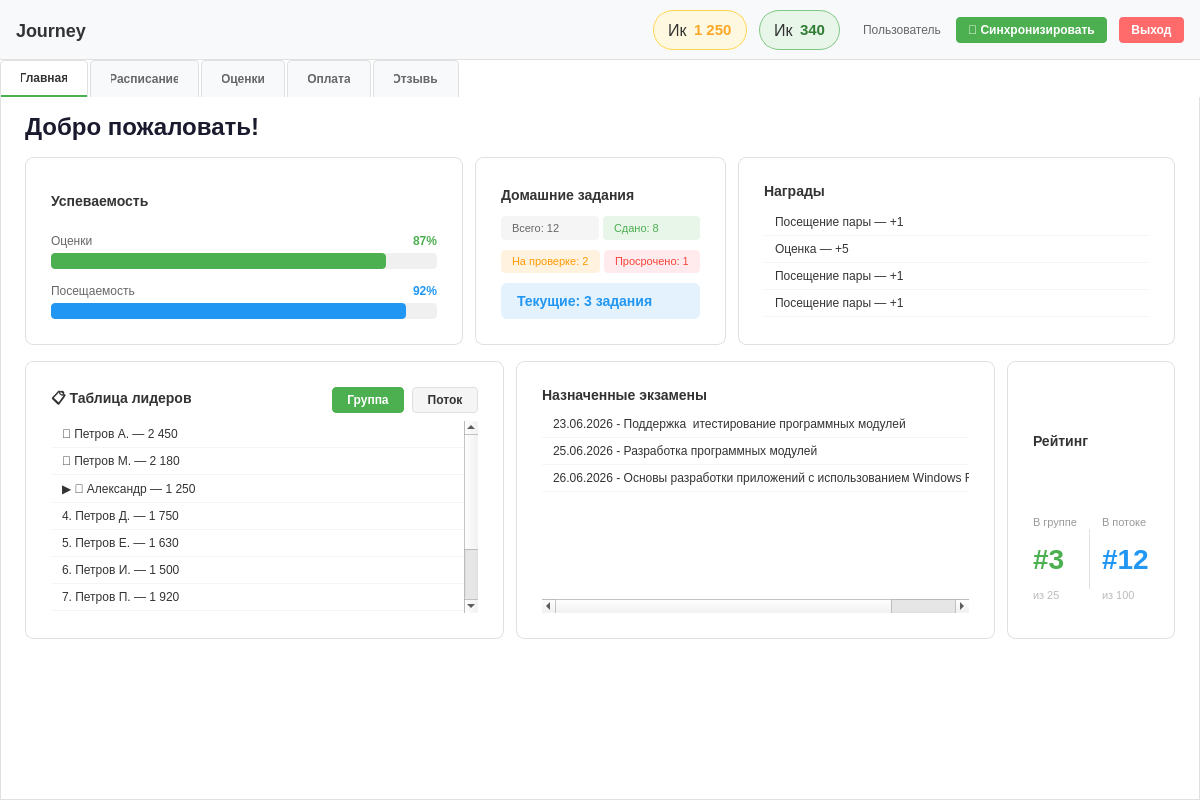
<?xml version="1.0" encoding="UTF-8"?>
<ui version="4.0">
 <class>MainWindow</class>
 <widget class="QMainWindow" name="MainWindow">
  <property name="geometry">
   <rect>
    <x>0</x>
    <y>0</y>
    <width>1200</width>
    <height>800</height>
   </rect>
  </property>
  <property name="minimumSize">
   <size>
    <width>900</width>
    <height>600</height>
   </size>
  </property>
  <property name="windowTitle">
   <string>Journey</string>
  </property>
  <property name="styleSheet">
   <string notr="true">
QMainWindow {
    background-color: #ffffff;
}
QLabel {
    color: #333;
}
QPushButton {
    background-color: #f5f5f5;
    border: 1px solid #e0e0e0;
    border-radius: 4px;
    padding: 6px 12px;
    color: #333;
    font-weight: 500;
}
QPushButton:hover {
    background-color: #eeeeee;
}
QPushButton:pressed {
    background-color: #e0e0e0;
}
QComboBox {
    background-color: #f5f5f5;
    border: 1px solid #e0e0e0;
    border-radius: 4px;
    padding: 4px 8px;
}
QListWidget {
    border: 1px solid #e0e0e0;
    border-radius: 4px;
}
QListWidget::item {
    padding: 8px;
    border-bottom: 1px solid #f0f0f0;
}
QListWidget::item:selected {
    background-color: #f5f5f5;
}
QTabWidget::pane {
    border: 1px solid #e0e0e0;
    border-top: none;
    background-color: #ffffff;
}
QTabBar::tab {
    background-color: #f8f9fa;
    border: 1px solid #e0e0e0;
    border-bottom: none;
    padding: 10px 20px;
    margin-right: 2px;
    border-top-left-radius: 4px;
    border-top-right-radius: 4px;
    color: #666;
    font-weight: 500;
}
QTabBar::tab:selected {
    background-color: #ffffff;
    color: #333;
    border-bottom: 2px solid #4CAF50;
}
QTabBar::tab:hover {
    background-color: #f0f0f0;
}
   </string>
  </property>
  <widget class="QWidget" name="centralwidget">
   <layout class="QVBoxLayout" name="verticalLayout" stretch="0,1">
    <property name="spacing">
     <number>0</number>
    </property>
    <property name="leftMargin">
     <number>0</number>
    </property>
    <property name="topMargin">
     <number>0</number>
    </property>
    <property name="rightMargin">
     <number>0</number>
    </property>
    <property name="bottomMargin">
     <number>0</number>
    </property>
    <item>
     <widget class="QWidget" name="topBar" native="true">
      <property name="minimumSize">
       <size>
        <width>0</width>
        <height>60</height>
       </size>
      </property>
      <property name="maximumSize">
       <size>
        <width>16777215</width>
        <height>60</height>
       </size>
      </property>
      <property name="styleSheet">
       <string notr="true">
QWidget#topBar {
    background-color: #f8f9fa;
    border-bottom: 1px solid #e0e0e0;
}
   </string>
      </property>
      <layout class="QHBoxLayout" name="horizontalLayout">
       <property name="spacing">
        <number>12</number>
       </property>
       <property name="leftMargin">
        <number>16</number>
       </property>
       <property name="topMargin">
        <number>10</number>
       </property>
       <property name="rightMargin">
        <number>16</number>
       </property>
       <property name="bottomMargin">
        <number>10</number>
       </property>
       <item>
        <widget class="QLabel" name="appTitle">
         <property name="styleSheet">
          <string notr="true">font-size: 18px; font-weight: bold; color: #333;</string>
         </property>
         <property name="text">
          <string>Journey</string>
         </property>
        </widget>
       </item>
       <item>
        <spacer name="horizontalSpacer">
         <property name="orientation">
          <enum>Qt::Orientation::Horizontal</enum>
         </property>
         <property name="sizeHint" stdset="0">
          <size>
           <width>40</width>
           <height>20</height>
          </size>
         </property>
        </spacer>
       </item>
       <item>
        <widget class="QFrame" name="coinsBadge">
         <property name="styleSheet">
          <string notr="true">
QFrame#coinsBadge {
    background-color: #FFF8E1;
    border: 1px solid #FFD54F;
    border-radius: 20px;
    padding: 6px 14px;
}
      </string>
         </property>
         <layout class="QHBoxLayout" name="coinsBadgeLayout">
          <property name="spacing">
           <number>6</number>
          </property>
          <property name="leftMargin">
           <number>0</number>
          </property>
          <property name="topMargin">
           <number>0</number>
          </property>
          <property name="rightMargin">
           <number>0</number>
          </property>
          <property name="bottomMargin">
           <number>0</number>
          </property>
          <item>
           <widget class="QLabel" name="coinsIcon">
            <property name="styleSheet">
             <string notr="true">font-size: 16px; background: transparent;</string>
            </property>
            <property name="text">
             <string>Ик</string>
            </property>
           </widget>
          </item>
          <item>
           <widget class="QLabel" name="coinsValue">
            <property name="styleSheet">
             <string notr="true">font-size: 15px; font-weight: bold; color: #F9A825; background: transparent;</string>
            </property>
            <property name="text">
             <string>1 250</string>
            </property>
           </widget>
          </item>
         </layout>
        </widget>
       </item>
       <item>
        <widget class="QFrame" name="gemsBadge">
         <property name="styleSheet">
          <string notr="true">
QFrame#gemsBadge {
    background-color: #E8F5E9;
    border: 1px solid #81C784;
    border-radius: 20px;
    padding: 6px 14px;
}
      </string>
         </property>
         <layout class="QHBoxLayout" name="gemsBadgeLayout">
          <property name="spacing">
           <number>6</number>
          </property>
          <property name="leftMargin">
           <number>0</number>
          </property>
          <property name="topMargin">
           <number>0</number>
          </property>
          <property name="rightMargin">
           <number>0</number>
          </property>
          <property name="bottomMargin">
           <number>0</number>
          </property>
          <item>
           <widget class="QLabel" name="gemsIcon">
            <property name="styleSheet">
             <string notr="true">font-size: 16px; background: transparent;</string>
            </property>
            <property name="text">
             <string>Ик</string>
            </property>
           </widget>
          </item>
          <item>
           <widget class="QLabel" name="gemsValue">
            <property name="styleSheet">
             <string notr="true">font-size: 15px; font-weight: bold; color: #2E7D32; background: transparent;</string>
            </property>
            <property name="text">
             <string>340</string>
            </property>
           </widget>
          </item>
         </layout>
        </widget>
       </item>
       <item>
        <widget class="QLabel" name="userLabel">
         <property name="styleSheet">
          <string notr="true">color: #666; font-size: 12px; margin-left: 8px;</string>
         </property>
         <property name="text">
          <string>Пользователь</string>
         </property>
        </widget>
       </item>
       <item>
        <widget class="QPushButton" name="syncButton">
         <property name="styleSheet">
          <string notr="true">
                        QPushButton {
                            background-color: #4CAF50;
                            color: white;
                            border: none;
                            border-radius: 4px;
                            padding: 6px 12px;
                            font-weight: 500;
                        }
                        QPushButton:hover {
                            background-color: #45a049;
                        }
                        QPushButton:pressed {
                            background-color: #3d8b40;
                        }
                    </string>
         </property>
         <property name="text">
          <string>🔄 Синхронизировать</string>
         </property>
        </widget>
       </item>
       <item>
        <widget class="QPushButton" name="logoutButton">
         <property name="maximumSize">
          <size>
           <width>80</width>
           <height>16777215</height>
          </size>
         </property>
         <property name="styleSheet">
          <string notr="true">
QPushButton {
    background-color: #ff6b6b;
    color: white;
    border: none;
    border-radius: 4px;
    padding: 6px 12px;
    font-weight: 500;
}
QPushButton:hover {
    background-color: #ff5252;
}
      </string>
         </property>
         <property name="text">
          <string>Выход</string>
         </property>
        </widget>
       </item>
      </layout>
     </widget>
    </item>
    <item>
     <widget class="QTabWidget" name="mainTabWidget">
      <property name="currentIndex">
       <number>0</number>
      </property>
      <widget class="QWidget" name="homeTab">
       <attribute name="title">
        <string>Главная</string>
       </attribute>
       <layout class="QVBoxLayout" name="homeLayout">
        <property name="spacing">
         <number>16</number>
        </property>
        <property name="leftMargin">
         <number>24</number>
        </property>
        <property name="topMargin">
         <number>16</number>
        </property>
        <property name="rightMargin">
         <number>24</number>
        </property>
        <property name="bottomMargin">
         <number>16</number>
        </property>
        <item>
         <widget class="QLabel" name="welcomeLabel">
          <property name="styleSheet">
           <string notr="true">font-size: 24px; font-weight: bold; color: #1a1a2e;</string>
          </property>
          <property name="text">
           <string>Добро пожаловать!</string>
          </property>
         </widget>
        </item>
        <item>
         <layout class="QHBoxLayout" name="row1Layout">
          <property name="spacing">
           <number>12</number>
          </property>
          <item>
           <widget class="QFrame" name="gradesAttendanceBlock">
            <property name="styleSheet">
             <string notr="true">
QFrame#gradesAttendanceBlock {
    background-color: #ffffff;
    border: 1px solid #e0e0e0;
    border-radius: 8px;
    padding: 16px;
}
              </string>
            </property>
            <layout class="QVBoxLayout" name="gradesAttendanceLayout">
             <property name="spacing">
              <number>14</number>
             </property>
             <item>
              <widget class="QLabel" name="gradesAttendanceTitle">
               <property name="styleSheet">
                <string notr="true">font-size: 14px; font-weight: 600; color: #333;</string>
               </property>
               <property name="text">
                <string>Успеваемость</string>
               </property>
              </widget>
             </item>
             <item>
              <layout class="QVBoxLayout" name="gradesInnerLayout">
               <property name="spacing">
                <number>4</number>
               </property>
               <item>
                <layout class="QHBoxLayout" name="gradesHeaderLayout">
                 <item>
                  <widget class="QLabel" name="gradesLabel">
                   <property name="styleSheet">
                    <string notr="true">font-size: 12px; color: #666;</string>
                   </property>
                   <property name="text">
                    <string>Оценки</string>
                   </property>
                  </widget>
                 </item>
                 <item>
                  <spacer name="gradesHeaderSpacer">
                   <property name="orientation">
                    <enum>Qt::Orientation::Horizontal</enum>
                   </property>
                   <property name="sizeHint" stdset="0">
                    <size>
                     <width>0</width>
                     <height>0</height>
                    </size>
                   </property>
                  </spacer>
                 </item>
                 <item>
                  <widget class="QLabel" name="gradesPercentLabel">
                   <property name="styleSheet">
                    <string notr="true">font-size: 12px; font-weight: bold; color: #4CAF50;</string>
                   </property>
                   <property name="text">
                    <string>87%</string>
                   </property>
                  </widget>
                 </item>
                </layout>
               </item>
               <item>
                <widget class="QProgressBar" name="gradesProgressBar">
                 <property name="styleSheet">
                  <string notr="true">
QProgressBar {
    background-color: #f0f0f0;
    border: none;
    border-radius: 4px;
    height: 8px;
}
QProgressBar::chunk {
    background-color: #4CAF50;
    border-radius: 4px;
}
                        </string>
                 </property>
                 <property name="value">
                  <number>87</number>
                 </property>
                 <property name="textVisible">
                  <bool>false</bool>
                 </property>
                </widget>
               </item>
              </layout>
             </item>
             <item>
              <layout class="QVBoxLayout" name="attendanceInnerLayout">
               <property name="spacing">
                <number>4</number>
               </property>
               <item>
                <layout class="QHBoxLayout" name="attendanceHeaderLayout">
                 <item>
                  <widget class="QLabel" name="attendanceLabel">
                   <property name="styleSheet">
                    <string notr="true">font-size: 12px; color: #666;</string>
                   </property>
                   <property name="text">
                    <string>Посещаемость</string>
                   </property>
                  </widget>
                 </item>
                 <item>
                  <spacer name="attendanceHeaderSpacer">
                   <property name="orientation">
                    <enum>Qt::Orientation::Horizontal</enum>
                   </property>
                   <property name="sizeHint" stdset="0">
                    <size>
                     <width>0</width>
                     <height>0</height>
                    </size>
                   </property>
                  </spacer>
                 </item>
                 <item>
                  <widget class="QLabel" name="attendancePercentLabel">
                   <property name="styleSheet">
                    <string notr="true">font-size: 12px; font-weight: bold; color: #2196F3;</string>
                   </property>
                   <property name="text">
                    <string>92%</string>
                   </property>
                  </widget>
                 </item>
                </layout>
               </item>
               <item>
                <widget class="QProgressBar" name="attendanceProgressBar">
                 <property name="styleSheet">
                  <string notr="true">
QProgressBar {
    background-color: #f0f0f0;
    border: none;
    border-radius: 4px;
    height: 8px;
}
QProgressBar::chunk {
    background-color: #2196F3;
    border-radius: 4px;
}
                        </string>
                 </property>
                 <property name="value">
                  <number>92</number>
                 </property>
                 <property name="textVisible">
                  <bool>false</bool>
                 </property>
                </widget>
               </item>
              </layout>
             </item>
            </layout>
           </widget>
          </item>
          <item>
           <widget class="QFrame" name="homeworkBlock">
            <property name="styleSheet">
             <string notr="true">
QFrame#homeworkBlock {
    background-color: #ffffff;
    border: 1px solid #e0e0e0;
    border-radius: 8px;
    padding: 16px;
}
              </string>
            </property>
            <layout class="QVBoxLayout" name="homeworkBlockLayout">
             <property name="spacing">
              <number>10</number>
             </property>
             <item>
              <widget class="QLabel" name="homeworkBlockTitle">
               <property name="styleSheet">
                <string notr="true">font-size: 14px; font-weight: 600; color: #333;</string>
               </property>
               <property name="text">
                <string>Домашние задания</string>
               </property>
              </widget>
             </item>
             <item>
              <layout class="QHBoxLayout" name="homeworkStatsLayout">
               <property name="spacing">
                <number>4</number>
               </property>
               <item>
                <widget class="QLabel" name="homeworkTotalLabel">
                 <property name="styleSheet">
                  <string notr="true">font-size: 11px; color: #666; background-color: #f5f5f5; border-radius: 4px; padding: 4px 8px;</string>
                 </property>
                 <property name="text">
                  <string>Всего: 12</string>
                 </property>
                </widget>
               </item>
               <item>
                <widget class="QLabel" name="homeworkDoneLabel">
                 <property name="styleSheet">
                  <string notr="true">font-size: 11px; color: #4CAF50; background-color: #E8F5E9; border-radius: 4px; padding: 4px 8px;</string>
                 </property>
                 <property name="text">
                  <string>Сдано: 8</string>
                 </property>
                </widget>
               </item>
              </layout>
             </item>
             <item>
              <layout class="QHBoxLayout" name="homeworkStatsLayout2">
               <property name="spacing">
                <number>4</number>
               </property>
               <item>
                <widget class="QLabel" name="homeworkPendingLabel">
                 <property name="styleSheet">
                  <string notr="true">font-size: 11px; color: #FF9800; background-color: #FFF3E0; border-radius: 4px; padding: 4px 8px;</string>
                 </property>
                 <property name="text">
                  <string>На проверке: 2</string>
                 </property>
                </widget>
               </item>
               <item>
                <widget class="QLabel" name="homeworkOverdueLabel">
                 <property name="styleSheet">
                  <string notr="true">font-size: 11px; color: #F44336; background-color: #FFEBEE; border-radius: 4px; padding: 4px 8px;</string>
                 </property>
                 <property name="text">
                  <string>Просрочено: 1</string>
                 </property>
                </widget>
               </item>
              </layout>
             </item>
             <item>
              <widget class="QLabel" name="homeworkCurrentLabel">
               <property name="styleSheet">
                <string notr="true">font-size: 14px; font-weight: bold; color: #2196F3; background-color: #E3F2FD; border-radius: 6px; padding: 10px 12px;</string>
               </property>
               <property name="text">
                <string>Текущие: 3 задания</string>
               </property>
              </widget>
             </item>
            </layout>
           </widget>
          </item>
          <item>
           <widget class="QFrame" name="awardsBlock">
            <property name="styleSheet">
             <string notr="true">
QFrame#awardsBlock {
    background-color: #ffffff;
    border: 1px solid #e0e0e0;
    border-radius: 8px;
    padding: 16px;
}
              </string>
            </property>
            <layout class="QVBoxLayout" name="awardsBlockLayout">
             <property name="spacing">
              <number>10</number>
             </property>
             <item>
              <widget class="QLabel" name="awardsBlockTitle">
               <property name="styleSheet">
                <string notr="true">font-size: 14px; font-weight: 600; color: #333;</string>
               </property>
               <property name="text">
                <string>Награды</string>
               </property>
              </widget>
             </item>
             <item>
              <widget class="QListWidget" name="awardsList">
               <property name="maximumSize">
                <size>
                 <width>16777215</width>
                 <height>110</height>
                </size>
               </property>
               <property name="styleSheet">
                <string notr="true">
QListWidget {
    border: none;
    background: transparent;
}
QListWidget::item {
    padding: 6px 8px;
    border-bottom: 1px solid #f5f5f5;
    color: #333;
}
                    </string>
               </property>
               <item>
                <property name="text">
                 <string>Посещение пары — +1</string>
                </property>
               </item>
               <item>
                <property name="text">
                 <string>Оценка — +5</string>
                </property>
               </item>
               <item>
                <property name="text">
                 <string>Посещение пары — +1</string>
                </property>
               </item>
               <item>
                <property name="text">
                 <string>Посещение пары — +1</string>
                </property>
               </item>
              </widget>
             </item>
            </layout>
           </widget>
          </item>
         </layout>
        </item>
        <item>
         <layout class="QHBoxLayout" name="row2Layout">
          <property name="spacing">
           <number>12</number>
          </property>
          <item>
           <widget class="QFrame" name="leaderboardBlock">
            <property name="styleSheet">
             <string notr="true">
QFrame#leaderboardBlock {
    background-color: #ffffff;
    border: 1px solid #e0e0e0;
    border-radius: 8px;
    padding: 16px;
}
              </string>
            </property>
            <layout class="QVBoxLayout" name="leaderboardBlockLayout">
             <property name="spacing">
              <number>8</number>
             </property>
             <item>
              <layout class="QHBoxLayout" name="leaderboardHeaderLayout">
               <item>
                <widget class="QLabel" name="leaderboardTitle">
                 <property name="styleSheet">
                  <string notr="true">font-size: 14px; font-weight: 600; color: #333;</string>
                 </property>
                 <property name="text">
                  <string>📋 Таблица лидеров</string>
                 </property>
                </widget>
               </item>
               <item>
                <spacer name="leaderboardHeaderSpacer">
                 <property name="orientation">
                  <enum>Qt::Orientation::Horizontal</enum>
                 </property>
                 <property name="sizeHint" stdset="0">
                  <size>
                   <width>0</width>
                   <height>0</height>
                  </size>
                 </property>
                </spacer>
               </item>
               <item>
                <widget class="QPushButton" name="leaderboardGroupBtn">
                 <property name="styleSheet">
                  <string notr="true">
QPushButton {
    background-color: #f5f5f5;
    border: 1px solid #e0e0e0;
    border-radius: 4px;
    padding: 5px 14px;
    font-size: 12px;
    font-weight: 500;
    color: #333;
}
QPushButton:checked {
    background-color: #4CAF50;
    color: #ffffff;
    border: 1px solid #4CAF50;
}
QPushButton:hover {
    background-color: #eeeeee;
}
QPushButton:checked:hover {
    background-color: #43A047;
}
                        </string>
                 </property>
                 <property name="text">
                  <string>Группа</string>
                 </property>
                 <property name="checkable">
                  <bool>true</bool>
                 </property>
                 <property name="checked">
                  <bool>true</bool>
                 </property>
                </widget>
               </item>
               <item>
                <widget class="QPushButton" name="leaderboardStreamBtn">
                 <property name="styleSheet">
                  <string notr="true">
QPushButton {
    background-color: #f5f5f5;
    border: 1px solid #e0e0e0;
    border-radius: 4px;
    padding: 5px 14px;
    font-size: 12px;
    font-weight: 500;
    color: #333;
}
QPushButton:checked {
    background-color: #4CAF50;
    color: #ffffff;
    border: 1px solid #4CAF50;
}
QPushButton:hover {
    background-color: #eeeeee;
}
QPushButton:checked:hover {
    background-color: #43A047;
}
                        </string>
                 </property>
                 <property name="text">
                  <string>Поток</string>
                 </property>
                 <property name="checkable">
                  <bool>true</bool>
                 </property>
                </widget>
               </item>
              </layout>
             </item>
             <item>
              <widget class="QStackedWidget" name="leaderboardStack">
               <property name="currentIndex">
                <number>0</number>
               </property>
               <widget class="QWidget" name="leaderboardGroupPage">
                <layout class="QVBoxLayout" name="leaderboardGroupPageLayout">
                 <property name="leftMargin">
                  <number>0</number>
                 </property>
                 <property name="topMargin">
                  <number>0</number>
                 </property>
                 <property name="rightMargin">
                  <number>0</number>
                 </property>
                 <property name="bottomMargin">
                  <number>0</number>
                 </property>
                 <item>
                  <widget class="QListWidget" name="leaderboardGroupList">
                   <property name="styleSheet">
                    <string notr="true">
QListWidget {
    border: none;
    background: transparent;
}
QListWidget::item {
    padding: 6px 8px;
    border-bottom: 1px solid #f5f5f5;
    color: #333;
}
                            </string>
                   </property>
                   <item>
                    <property name="text">
                     <string>🥇 Петров А. — 2 450</string>
                    </property>
                   </item>
                   <item>
                    <property name="text">
                     <string>🥈 Петров М. — 2 180</string>
                    </property>
                   </item>
                   <item>
                    <property name="text">
                     <string>▶ 🥉 Александр — 1 250</string>
                    </property>
                   </item>
                   <item>
                    <property name="text">
                     <string>4. Петров Д. — 1 750</string>
                    </property>
                   </item>
                   <item>
                    <property name="text">
                     <string>5. Петров Е. — 1 630</string>
                    </property>
                   </item>
                   <item>
                    <property name="text">
                     <string>6. Петров И. — 1 500</string>
                    </property>
                   </item>
                   <item>
                    <property name="text">
                     <string>7. Петров П. — 1 920</string>
                    </property>
                   </item>
                   <item>
                    <property name="text">
                     <string>8. Петров К. — 1 100</string>
                    </property>
                   </item>
                   <item>
                    <property name="text">
                     <string>9. Петров Л. — 980</string>
                    </property>
                   </item>
                   <item>
                    <property name="text">
                     <string>10. Петров М. — 850</string>
                    </property>
                   </item>
                  </widget>
                 </item>
                </layout>
               </widget>
               <widget class="QWidget" name="leaderboardStreamPage">
                <layout class="QVBoxLayout" name="leaderboardStreamPageLayout">
                 <property name="leftMargin">
                  <number>0</number>
                 </property>
                 <property name="topMargin">
                  <number>0</number>
                 </property>
                 <property name="rightMargin">
                  <number>0</number>
                 </property>
                 <property name="bottomMargin">
                  <number>0</number>
                 </property>
                 <item>
                  <widget class="QListWidget" name="leaderboardStreamList">
                   <property name="styleSheet">
                    <string notr="true">
QListWidget {
    border: none;
    background: transparent;
}
QListWidget::item {
    padding: 6px 8px;
    border-bottom: 1px solid #f5f5f5;
    color: #333;
}
                            </string>
                   </property>
                   <item>
                    <property name="text">
                     <string>🥇 Ахметов Р. (ИС-21) — 🪙 3 200</string>
                    </property>
                   </item>
                   <item>
                    <property name="text">
                     <string>🥈 Смирнова А. (ИС-22) — 🪙 2 950</string>
                    </property>
                   </item>
                   <item>
                    <property name="text">
                     <string>🥉 Кузнецов П. (ИС-23) — 🪙 2 800</string>
                    </property>
                   </item>
                   <item>
                    <property name="text">
                     <string>···</string>
                    </property>
                   </item>
                   <item>
                    <property name="text">
                     <string>7. Зайцева О. (ИС-21) — 🪙 1 550</string>
                    </property>
                   </item>
                   <item>
                    <property name="text">
                     <string>8. Соколов Н. (ИС-23) — 🪙 1 420</string>
                    </property>
                   </item>
                   <item>
                    <property name="text">
                     <string>▶ 9. Вы — 🪙 1 250</string>
                    </property>
                   </item>
                   <item>
                    <property name="text">
                     <string>10. Попов В. (ИС-21) — 🪙 1 180</string>
                    </property>
                   </item>
                   <item>
                    <property name="text">
                     <string>11. Лебедев А. (ИС-22) — 🪙 1 050</string>
                    </property>
                   </item>
                  </widget>
                 </item>
                </layout>
               </widget>
              </widget>
             </item>
            </layout>
           </widget>
          </item>
          <item>
           <widget class="QFrame" name="examsBlock">
            <property name="styleSheet">
             <string notr="true">
QFrame#examsBlock {
    background-color: #ffffff;
    border: 1px solid #e0e0e0;
    border-radius: 8px;
    padding: 16px;
}
              </string>
            </property>
            <layout class="QVBoxLayout" name="examsBlockLayout">
             <property name="spacing">
              <number>8</number>
             </property>
             <item>
              <widget class="QLabel" name="examsBlockTitle">
               <property name="styleSheet">
                <string notr="true">font-size: 14px; font-weight: 600; color: #333;</string>
               </property>
               <property name="text">
                <string>Назначенные экзамены</string>
               </property>
              </widget>
             </item>
             <item>
              <widget class="QListWidget" name="examsList">
               <property name="styleSheet">
                <string notr="true">
QListWidget {
    border: none;
    background: transparent;
}
QListWidget::item {
    padding: 6px 8px;
    border-bottom: 1px solid #f5f5f5;
    color: #333;
}
                    </string>
               </property>
               <item>
                <property name="text">
                 <string>23.06.2026 - Поддержка  итестирование программных модулей</string>
                </property>
               </item>
               <item>
                <property name="text">
                 <string>25.06.2026 - Разработка программных модулей</string>
                </property>
               </item>
               <item>
                <property name="text">
                 <string>26.06.2026 - Основы разработки приложений с использованием Windows Forms и WPF</string>
                </property>
               </item>
              </widget>
             </item>
            </layout>
           </widget>
          </item>
          <item>
           <widget class="QFrame" name="ratingBlock">
            <property name="styleSheet">
             <string notr="true">
QFrame#ratingBlock {
    background-color: #ffffff;
    border: 1px solid #e0e0e0;
    border-radius: 8px;
    padding: 16px;
}
              </string>
            </property>
            <layout class="QVBoxLayout" name="ratingBlockLayout">
             <property name="spacing">
              <number>10</number>
             </property>
             <item>
              <widget class="QLabel" name="ratingBlockTitle">
               <property name="styleSheet">
                <string notr="true">font-size: 14px; font-weight: 600; color: #333;</string>
               </property>
               <property name="text">
                <string>Рейтинг</string>
               </property>
              </widget>
             </item>
             <item>
              <layout class="QHBoxLayout" name="ratingGroupLayout">
               <property name="spacing">
                <number>12</number>
               </property>
               <item>
                <layout class="QVBoxLayout" name="ratingGroupInnerLayout">
                 <property name="spacing">
                  <number>2</number>
                 </property>
                 <item>
                  <widget class="QLabel" name="ratingGroupLabel">
                   <property name="styleSheet">
                    <string notr="true">font-size: 11px; color: #999;</string>
                   </property>
                   <property name="text">
                    <string>В группе</string>
                   </property>
                  </widget>
                 </item>
                 <item>
                  <widget class="QLabel" name="ratingGroupValue">
                   <property name="styleSheet">
                    <string notr="true">font-size: 28px; font-weight: bold; color: #4CAF50;</string>
                   </property>
                   <property name="text">
                    <string>#3</string>
                   </property>
                  </widget>
                 </item>
                 <item>
                  <widget class="QLabel" name="ratingGroupTotal">
                   <property name="styleSheet">
                    <string notr="true">font-size: 11px; color: #bbb;</string>
                   </property>
                   <property name="text">
                    <string>из 25</string>
                   </property>
                  </widget>
                 </item>
                </layout>
               </item>
               <item>
                <widget class="QFrame" name="ratingDivider">
                 <property name="minimumSize">
                  <size>
                   <width>1</width>
                   <height>60</height>
                  </size>
                 </property>
                 <property name="maximumSize">
                  <size>
                   <width>1</width>
                   <height>60</height>
                  </size>
                 </property>
                 <property name="styleSheet">
                  <string notr="true">background-color: #e0e0e0;</string>
                 </property>
                </widget>
               </item>
               <item>
                <layout class="QVBoxLayout" name="ratingStreamInnerLayout">
                 <property name="spacing">
                  <number>2</number>
                 </property>
                 <item>
                  <widget class="QLabel" name="ratingStreamLabel">
                   <property name="styleSheet">
                    <string notr="true">font-size: 11px; color: #999;</string>
                   </property>
                   <property name="text">
                    <string>В потоке</string>
                   </property>
                  </widget>
                 </item>
                 <item>
                  <widget class="QLabel" name="ratingStreamValue">
                   <property name="styleSheet">
                    <string notr="true">font-size: 28px; font-weight: bold; color: #2196F3;</string>
                   </property>
                   <property name="text">
                    <string>#12</string>
                   </property>
                  </widget>
                 </item>
                 <item>
                  <widget class="QLabel" name="ratingStreamTotal">
                   <property name="styleSheet">
                    <string notr="true">font-size: 11px; color: #bbb;</string>
                   </property>
                   <property name="text">
                    <string>из 100</string>
                   </property>
                  </widget>
                 </item>
                </layout>
               </item>
              </layout>
             </item>
            </layout>
           </widget>
          </item>
         </layout>
        </item>
        <item>
         <spacer name="homeSpacer">
          <property name="orientation">
           <enum>Qt::Orientation::Vertical</enum>
          </property>
          <property name="sizeHint" stdset="0">
           <size>
            <width>20</width>
            <height>20</height>
           </size>
          </property>
         </spacer>
        </item>
       </layout>
      </widget>
      <widget class="QWidget" name="scheduleTab">
       <attribute name="title">
        <string>Расписание</string>
       </attribute>
       <layout class="QVBoxLayout" name="scheduleTabLayout">
        <property name="leftMargin">
         <number>0</number>
        </property>
        <property name="topMargin">
         <number>0</number>
        </property>
        <property name="rightMargin">
         <number>0</number>
        </property>
        <property name="bottomMargin">
         <number>0</number>
        </property>
       </layout>
      </widget>
      <widget class="QWidget" name="gradesTab">
       <attribute name="title">
        <string>Оценки</string>
       </attribute>
       <layout class="QVBoxLayout" name="gradesLayout">
        <item>
         <widget class="QLabel" name="gradesPlaceholder">
          <property name="styleSheet">
           <string notr="true">font-size: 18px; color: #999; margin: 50px;</string>
          </property>
          <property name="text">
           <string>В разработке</string>
          </property>
          <property name="alignment">
           <set>Qt::AlignmentFlag::AlignCenter</set>
          </property>
         </widget>
        </item>
       </layout>
      </widget>
      <widget class="QWidget" name="paymentTab">
       <attribute name="title">
        <string>Оплата</string>
       </attribute>
       <layout class="QVBoxLayout" name="paymentLayout">
        <item>
         <widget class="QLabel" name="paymentPlaceholder">
          <property name="styleSheet">
           <string notr="true">font-size: 18px; color: #999; margin: 50px;</string>
          </property>
          <property name="text">
           <string>В разработке</string>
          </property>
          <property name="alignment">
           <set>Qt::AlignmentFlag::AlignCenter</set>
          </property>
         </widget>
        </item>
       </layout>
      </widget>
      <widget class="QWidget" name="feedbackTab">
       <attribute name="title">
        <string>Отзывы</string>
       </attribute>
       <layout class="QVBoxLayout" name="feedbackLayout">
        <item>
         <widget class="QLabel" name="feedbackPlaceholder">
          <property name="styleSheet">
           <string notr="true">font-size: 18px; color: #999; margin: 50px;</string>
          </property>
          <property name="text">
           <string>В разработке</string>
          </property>
          <property name="alignment">
           <set>Qt::AlignmentFlag::AlignCenter</set>
          </property>
         </widget>
        </item>
       </layout>
      </widget>
     </widget>
    </item>
   </layout>
  </widget>
 </widget>
 <resources/>
 <connections/>
</ui>
